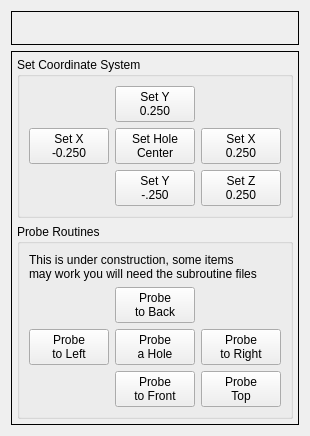
         <widget class="QWidget" name="tab_7">
          <attribute name="title">
           <string>Probe</string>
          </attribute>
          <layout class="QGridLayout" name="gridLayout_24">
           <item row="1" column="0">
            <widget class="QFrame" name="gridFrame">
             <property name="frameShape">
              <enum>QFrame::Box</enum>
             </property>
             <layout class="QGridLayout" name="gridLayout_23">
              <property name="leftMargin">
               <number>5</number>
              </property>
              <property name="topMargin">
               <number>5</number>
              </property>
              <property name="rightMargin">
               <number>5</number>
              </property>
              <property name="bottomMargin">
               <number>5</number>
              </property>
              <item row="1" column="0">
               <widget class="QGroupBox" name="gridGroupBox">
                <property name="title">
                 <string>Probe Routines</string>
                </property>
                <layout class="QGridLayout" name="gridLayout_26">
                 <item row="2" column="0">
                  <widget class="MDIButton" name="mdibutton_15">
                   <property name="text">
                    <string>Probe
to Left</string>
                   </property>
                   <property name="MDICommand" stdset="0">
                    <string>o&lt;p-left&gt; call</string>
                   </property>
                  </widget>
                 </item>
                 <item row="3" column="1">
                  <widget class="MDIButton" name="mdibutton_9">
                   <property name="text">
                    <string>Probe
to Front</string>
                   </property>
                   <property name="MDICommand" stdset="0">
                    <string>o&lt;p-front&gt; call</string>
                   </property>
                  </widget>
                 </item>
                 <item row="2" column="2">
                  <widget class="MDIButton" name="mdibutton_11">
                   <property name="text">
                    <string>Probe
to Right</string>
                   </property>
                   <property name="MDICommand" stdset="0">
                    <string>o&lt;p-right&gt; call</string>
                   </property>
                  </widget>
                 </item>
                 <item row="1" column="1">
                  <widget class="MDIButton" name="mdibutton_14">
                   <property name="text">
                    <string>Probe
to Back</string>
                   </property>
                   <property name="MDICommand" stdset="0">
                    <string>o&lt;p-back&gt; call</string>
                   </property>
                  </widget>
                 </item>
                 <item row="2" column="1">
                  <widget class="MDIButton" name="mdibutton_10">
                   <property name="text">
                    <string>Probe
a Hole</string>
                   </property>
                   <property name="MDICommand" stdset="0">
                    <string>o&lt;p-hole&gt; call</string>
                   </property>
                  </widget>
                 </item>
                 <item row="0" column="0" colspan="3">
                  <widget class="QLabel" name="label_12">
                   <property name="text">
                    <string>This is under construction, some items
may work you will need the subroutine files</string>
                   </property>
                  </widget>
                 </item>
                 <item row="3" column="2">
                  <widget class="MDIButton" name="mdibutton_18">
                   <property name="text">
                    <string>Probe
Top</string>
                   </property>
                   <property name="MDICommand" stdset="0">
                    <string>o&lt;p-top&gt; call</string>
                   </property>
                  </widget>
                 </item>
                </layout>
               </widget>
              </item>
              <item row="0" column="0">
               <widget class="QGroupBox" name="gridGroupBox">
                <property name="title">
                 <string>Set Coordinate System</string>
                </property>
                <layout class="QGridLayout" name="gridLayout_25">
                 <item row="3" column="1">
                  <widget class="MDIButton" name="mdibutton_17">
                   <property name="text">
                    <string>Set Y
-.250</string>
                   </property>
                   <property name="MDICommand" stdset="0">
                    <string>G10L20P0Y-0.250</string>
                   </property>
                  </widget>
                 </item>
                 <item row="2" column="2">
                  <widget class="MDIButton" name="mdibutton_12">
                   <property name="text">
                    <string>Set X
0.250</string>
                   </property>
                   <property name="MDICommand" stdset="0">
                    <string>G10 L20 P0 X0.250</string>
                   </property>
                  </widget>
                 </item>
                 <item row="1" column="1">
                  <widget class="MDIButton" name="mdibutton_13">
                   <property name="text">
                    <string>Set Y
0.250</string>
                   </property>
                   <property name="MDICommand" stdset="0">
                    <string>G10 L20 P0 Y0.250</string>
                   </property>
                  </widget>
                 </item>
                 <item row="2" column="0">
                  <widget class="MDIButton" name="mdibutton_8">
                   <property name="text">
                    <string>Set X
-0.250</string>
                   </property>
                   <property name="MDICommand" stdset="0">
                    <string>G10 L20 P0 X-0.250</string>
                   </property>
                  </widget>
                 </item>
                 <item row="2" column="1">
                  <widget class="MDIButton" name="mdibutton_16">
                   <property name="text">
                    <string>Set Hole
Center</string>
                   </property>
                   <property name="MDICommand" stdset="0">
                    <string>G10 L20 P0 X0 Y0</string>
                   </property>
                  </widget>
                 </item>
                 <item row="3" column="2">
                  <widget class="MDIButton" name="mdibutton_19">
                   <property name="text">
                    <string>Set Z
0.250</string>
                   </property>
                   <property name="MDICommand" stdset="0">
                    <string>G10 L20 P0 Z0.250</string>
                   </property>
                  </widget>
                 </item>
                </layout>
               </widget>
              </item>
             </layout>
            </widget>
           </item>
           <item row="0" column="0">
            <widget class="QFrame" name="gridFrame">
             <property name="frameShape">
              <enum>QFrame::Box</enum>
             </property>
             <layout class="QGridLayout" name="gridLayout_27">
              <item row="0" column="0">
               <widget class="StatusLabel" name="statuslabel_19">
                <property name="alignment">
                 <set>Qt::AlignCenter</set>
                </property>
                <property name="rules" stdset="0">
                 <string>[{&quot;channels&quot;: [{&quot;url&quot;: &quot;position:axis?rel&quot;, &quot;trigger&quot;: true}], &quot;property&quot;: &quot;Text&quot;, &quot;expression&quot;: &quot;'X {:.3f}'.format(ch[0][0])&quot;, &quot;name&quot;: &quot;Relative Position&quot;}]</string>
                </property>
               </widget>
              </item>
              <item row="0" column="1">
               <widget class="StatusLabel" name="statuslabel_20">
                <property name="alignment">
                 <set>Qt::AlignCenter</set>
                </property>
                <property name="rules" stdset="0">
                 <string>[{&quot;channels&quot;: [{&quot;url&quot;: &quot;position:axis?rel&quot;, &quot;trigger&quot;: true}], &quot;property&quot;: &quot;Text&quot;, &quot;expression&quot;: &quot;'Y {:.3f}'.format(ch[0][1])&quot;, &quot;name&quot;: &quot;Relative Position&quot;}]</string>
                </property>
               </widget>
              </item>
              <item row="0" column="2">
               <widget class="StatusLabel" name="statuslabel_21">
                <property name="alignment">
                 <set>Qt::AlignCenter</set>
                </property>
                <property name="rules" stdset="0">
                 <string>[{&quot;channels&quot;: [{&quot;url&quot;: &quot;position:axis?rel&quot;, &quot;trigger&quot;: true}], &quot;property&quot;: &quot;Text&quot;, &quot;expression&quot;: &quot;'Z {:.3f}'.format(ch[0][2])&quot;, &quot;name&quot;: &quot;Relative Position&quot;}]</string>
                </property>
               </widget>
              </item>
             </layout>
            </widget>
           </item>
          </layout>
         </widget>
